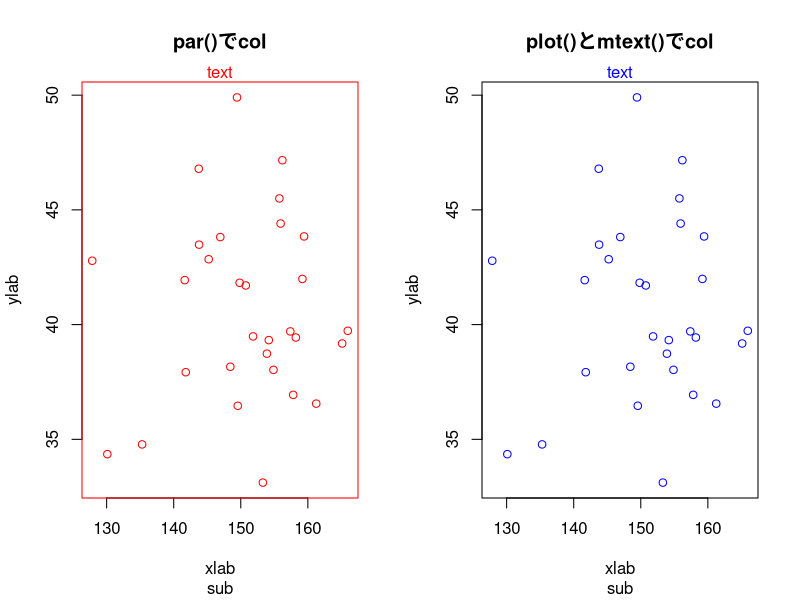
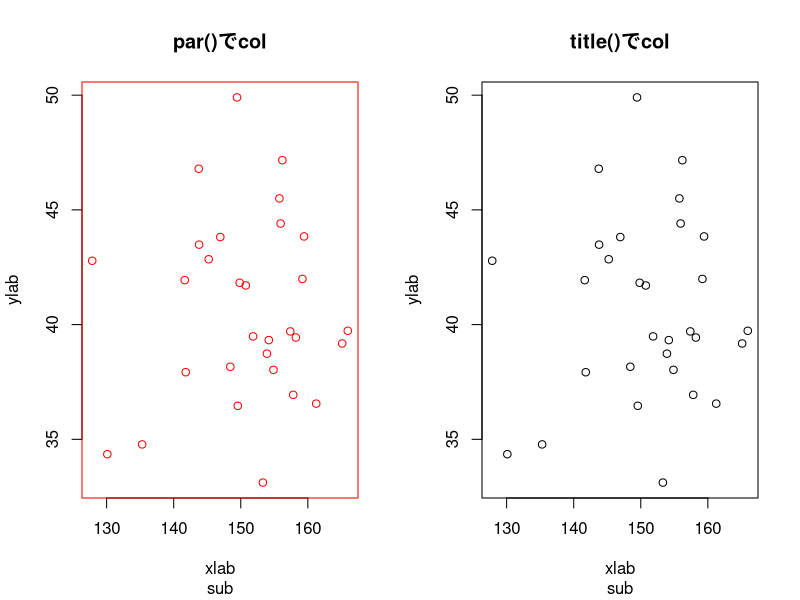
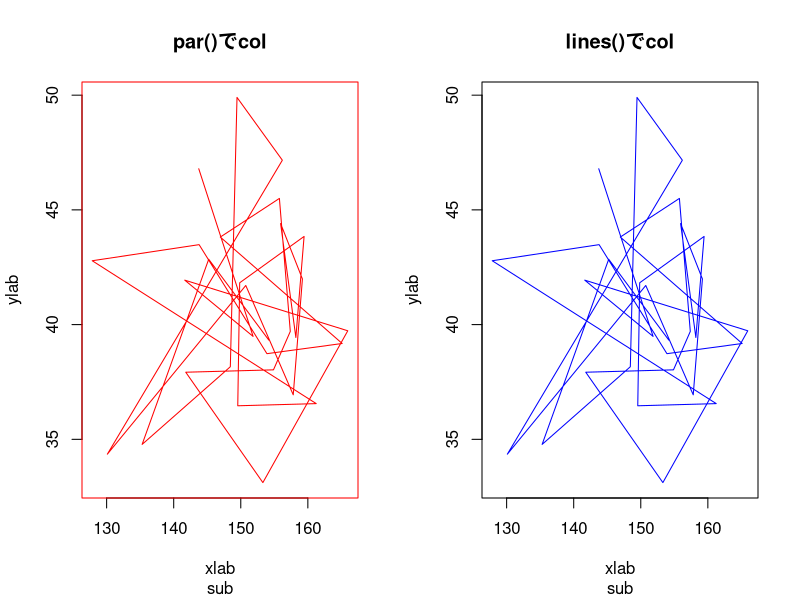
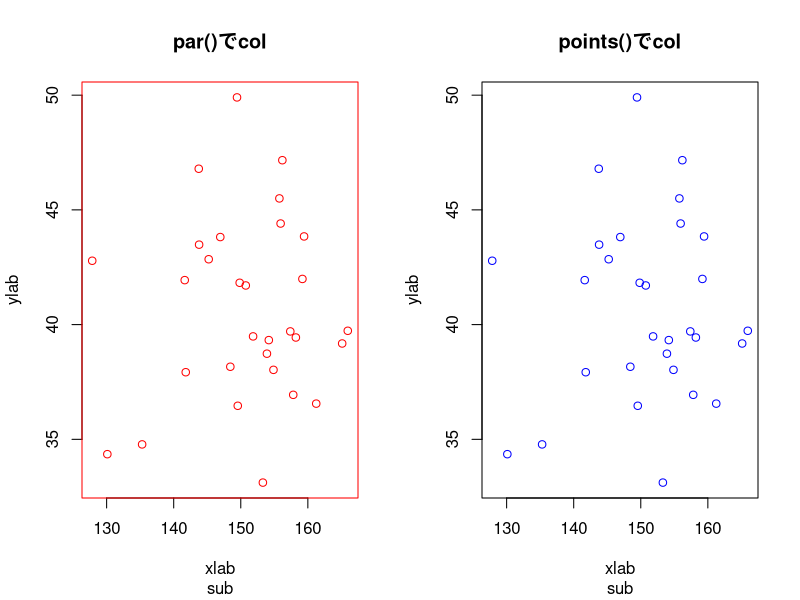

Source code (R) for these figures, in order:
## ---- chunk 1
set.seed(1)
dat <- data.frame(height = rnorm(30, 150, 10),
                  weight = rnorm(30, 40, 5),
                  sex = sample(c("M", "F"), 30, replace = TRUE),
                  village = sample(c("A", "B", "C"), 30, replace = TRUE),
                  disease = rbinom(30, 1, 0.3))
## ---- chunk 2
op1 <- par(mfrow = c(1, 2))

op2 <- par(col = "red")
plot(dat$height, dat$weight,
     main = "par()でcol", sub = "sub",
     xlab = "xlab", ylab = "ylab")
mtext("text")
par(op2)

plot(dat$height, dat$weight, col = "blue",
     main = "plot()とmtext()でcol", sub = "sub", 
     xlab = "xlab", ylab = "ylab")
mtext("text", col = "blue")

op2 <- par(col = "red")
plot(dat$height, dat$weight,
     main = "", sub = "",
     xlab = "", ylab = "")
title(main = "par()でcol", sub = "sub",
      xlab = "xlab", ylab = "ylab")
par(op2)

plot(dat$height, dat$weight,
     main = "", sub = "", 
     xlab = "", ylab = "")
title(main = "title()でcol", sub = "sub",
      xlab = "xlab", ylab = "ylab",
      col = "blue")

op2 <- par(col = "red")
plot(dat$height, dat$weight, type = "n",
     main = "par()でcol", sub = "sub",
     xlab = "xlab", ylab = "ylab")
lines(dat$height, dat$weight)
par(op2)

plot(dat$height, dat$weight, type = "n",
     main = "lines()でcol", sub = "sub",
     xlab = "xlab", ylab = "ylab")
lines(dat$height, dat$weight, col = "blue")

op2 <- par(col = "red")
plot(dat$height, dat$weight, type = "n",
     main = "par()でcol", sub = "sub",
     xlab = "xlab", ylab = "ylab")
points(dat$height, dat$weight)
par(op2)

plot(dat$height, dat$weight, type = "n",
     main = "points()でcol", sub = "sub",
     xlab = "xlab", ylab = "ylab")
points(dat$height, dat$weight, col = "blue")

par(op1)
